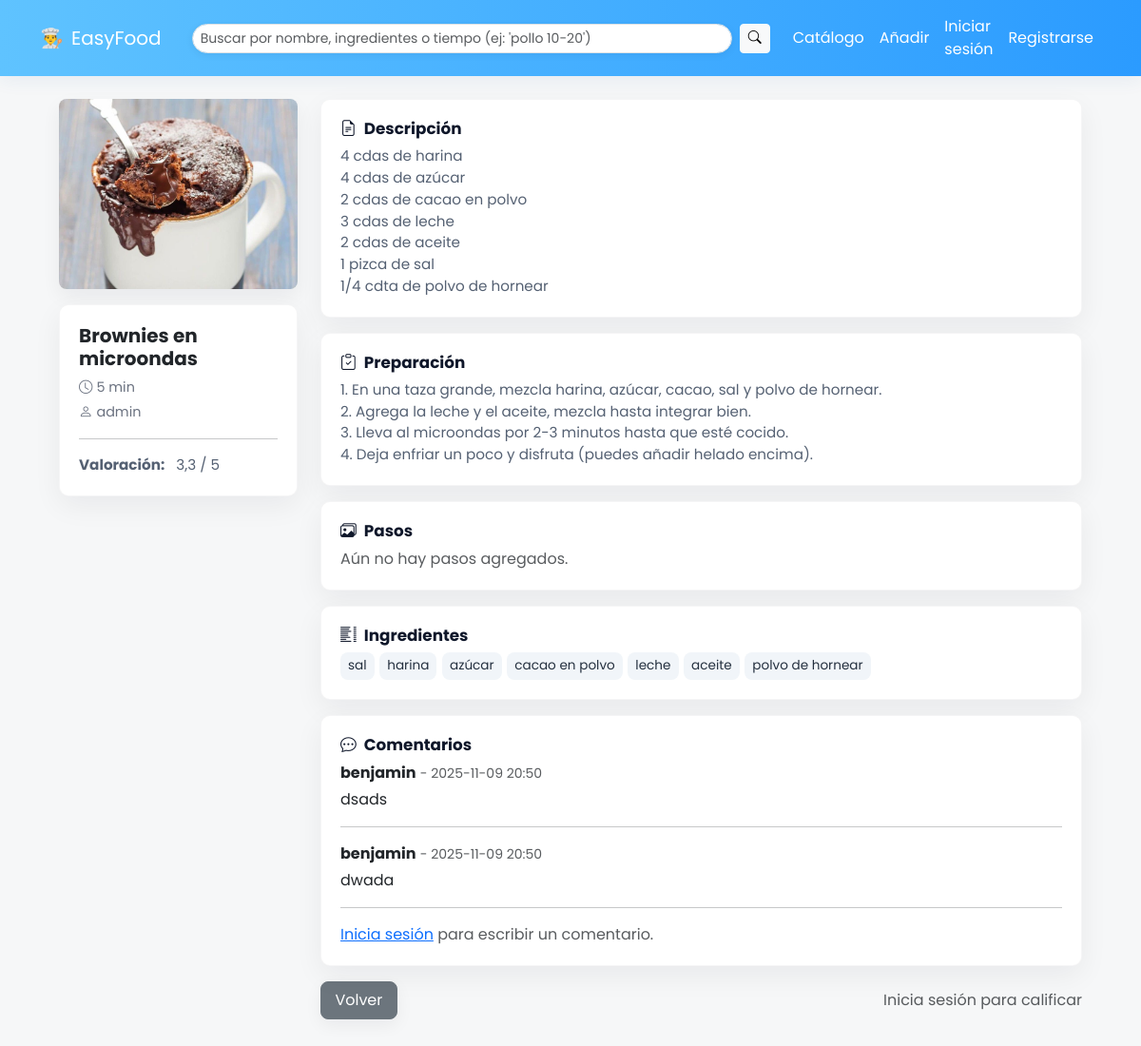
The page /recipe/7/ on the database its author committed.
### recipes/models.py (models this page shows, shortened)
class Recipe(models.Model):
    title = models.CharField(max_length=255)
    description = models.TextField(blank=True)
    estimated_time = models.PositiveIntegerField(null=True, blank=True)
    preparation = models.TextField(blank=True)
    author = models.ForeignKey(User, null=True, blank=True, on_delete=models.SET_NULL, related_name='recipes')
    ingredients = models.ManyToManyField(Ingredient, related_name='recipes', blank=True)
    image = models.ImageField(upload_to='recipes/images/', null=True, blank=True)
    created_at = models.DateTimeField(auto_now_add=True)

class Ingredient(models.Model):
    name = models.CharField(max_length=200, unique=True)

class Comment(models.Model):
    recipe = models.ForeignKey(Recipe, on_delete=models.CASCADE, related_name='comments')
    author = models.ForeignKey('auth.User', on_delete=models.CASCADE, related_name='comments')
    content = models.TextField()
    created_at = models.DateTimeField(auto_now_add=True)
    class Meta:
        ordering = ['-created_at']

### recipes/views.py (the view)
# urls.py: path('recipe/<int:pk>/', views.recipe_detail, name='detail'),
def recipe_detail(request, pk):
    recipe = get_object_or_404(Recipe, pk=pk)
    can_edit = request.user.is_authenticated and (request.user == recipe.author or request.user.is_superuser)
    ratings = recipe.ratings.all()
    avg_rating = None
    if ratings.exists():
        avg_rating = sum([r.value for r in ratings]) / ratings.count()
    user_rating = None
    if request.user.is_authenticated:
        try:
            user_rating = ratings.get(user=request.user).value
        except Rating.DoesNotExist:
            user_rating = None
    rating_choices = [1,2,3,4,5]
    saved = request.user.is_authenticated and SavedRecipe.objects.filter(user=request.user, recipe=recipe).exists()
    comments = recipe.comments.select_related('author')[:50]
    from .forms import CommentForm
    comment_form = CommentForm()
    steps = recipe.steps.all()
    return render(request, 'recipes/recipe_detail.html', {
        'recipe': recipe,
        'can_edit': can_edit,
        'avg_rating': avg_rating,
        'user_rating': user_rating,
        'rating_choices': rating_choices,
        'saved': saved,
        'comments': comments,
        'comment_form': comment_form,
        'steps': steps,
    })

### recipes/forms.py
class CommentForm(forms.ModelForm):
    class Meta:
        model = Comment
        fields = ['content']
        widgets = {
            'content': forms.Textarea(attrs={'class': 'form-control', 'rows': 3, 'placeholder': 'Escribe un comentario...'}),
        }

### templates/recipes/recipe_detail.html (shortened to what this page needs)
{% extends 'recipes/base.html' %}
{% block content %}
  <div class="row gx-4">
    <div class="col-md-3">
      <div class="mb-3">
        <div class="detail-image-wrapper mb-3">
          {% if recipe.image %}
            <img src="{{ recipe.image.url }}" class="img-fluid detail-main-img" alt="{{ recipe.title }}" loading="lazy">
          {% else %}
            <div class="no-image-placeholder center-vert" aria-hidden="true">
              <i class="bi bi-image icon-xl"></i>
            </div>
          {% endif %}
        </div>
        <div class="card detail-card">
          <div class="card-body">
            <h3 class="card-title mb-2 detail-title">{{ recipe.title }}</h3>
            <p class="meta-small mb-1"><i class="bi bi-clock me-1"></i>{% if recipe.estimated_time %}{{ recipe.estimated_time }} min{% else %}-{% endif %}</p>
            <p class="meta-small mb-0"><i class="bi bi-person me-1"></i>{% if recipe.author %}{{ recipe.author.username }}{% else %}Anónimo{% endif %}</p>
            <hr>
            <div class="detail-subtext">
              <strong>Valoración:</strong>
              {% if avg_rating %}
                <span class="ms-2">{{ avg_rating|floatformat:1 }} / 5</span>
              {% else %}
                <span class="ms-2 text-muted">Sin valoraciones</span>
              {% endif %}
            </div>
          </div>
        </div>
      </div>
    </div>
    <div class="col-md-9">
      <div class="mb-3">
        <div class="card detail-card">
          <div class="card-body">
            <h5 class="card-title"><i class="bi bi-file-earmark-text me-2"></i>Descripción</h5>
            <div class="card-text detail-subtext">{{ recipe.description|linebreaksbr }}</div>
          </div>
        </div>
      </div>
      <div class="mb-3">
        <div class="card detail-card">
          <div class="card-body">
            <h5 class="card-title"><i class="bi bi-clipboard-check me-2"></i>Preparación</h5>
            <div class="card-text detail-subtext">{{ recipe.preparation|linebreaksbr }}</div>
          </div>
        </div>
      </div>
      <div class="mb-3">
        <div class="card detail-card">
          <div class="card-body">
            <h5 class="card-title"><i class="bi bi-images me-2"></i>Pasos</h5>
            {% if steps %}
              <div class="mb-3">
                <div id="stepsCarousel-{{ recipe.pk }}" class="carousel slide steps-carousel" data-bs-ride="carousel">
                  <div class="carousel-inner">
                    {% for s in steps %}
                      <div class="carousel-item {% if forloop.first %}active{% endif %}">
                          {% if s.image %}
                          <img src="{{ s.image.url }}" class="d-block step-main-img clickable" alt="Paso {{ s.order }}" data-step-index="{{ forloop.counter0 }}" data-bs-toggle="modal" data-bs-target="#stepImageModal" loading="lazy">
                        {% else %}
                          <div class="d-flex align-items-center justify-content-center bg-light carousel-no-image">
                            <i class="bi bi-image muted-icon icon-xl"></i>
                          </div>
                        {% endif %}
                        <div class="steps-caption d-none d-md-block">
                          <h6 class="mb-1">Paso {{ s.order }}</h6>
                          <div class="small">{{ s.description|linebreaksbr }}</div>
                        </div>
                      </div>
                    {% endfor %}
                  </div>
                  <button class="carousel-control-prev" type="button" data-bs-target="#stepsCarousel-{{ recipe.pk }}" data-bs-slide="prev">
                    <span class="carousel-control-prev-icon" aria-hidden="true"></span>
                    <span class="visually-hidden">Anterior</span>
                  </button>
                  <button class="carousel-control-next" type="button" data-bs-target="#stepsCarousel-{{ recipe.pk }}" data-bs-slide="next">
                    <span class="carousel-control-next-icon" aria-hidden="true"></span>
                    <span class="visually-hidden">Siguiente</span>
                  </button>
                </div>
                <div class="steps-thumbnail-row" id="thumbnails-{{ recipe.pk }}">
                  {% for s in steps %}
                      {% if s.image %}
                      <img src="{{ s.image.url }}" class="steps-thumbnail {% if forloop.first %}active-thumb{% endif %}" data-target="#stepsCarousel-{{ recipe.pk }}" data-index="{{ forloop.counter0 }}" alt="Thumb {{ forloop.counter }}" loading="lazy">
                    {% else %}
                      <div class="steps-thumbnail bg-light d-flex align-items-center justify-content-center thumb-placeholder"><i class="bi bi-image thumb-icon-muted"></i></div>
                    {% endif %}
                  {% endfor %}
                </div>
                <div class="modal fade" id="stepImageModal" tabindex="-1" aria-hidden="true">
                  <div class="modal-dialog modal-dialog-centered modal-lg">
                    <div class="modal-content p-3">
                      <div class="modal-body text-center">
                        <img src="" id="modalStepImage" class="modal-img" alt="Imagen paso">
                      </div>
                      <div class="modal-footer">
                        <button type="button" class="btn btn-secondary" data-bs-dismiss="modal">Cerrar</button>
                      </div>
                    </div>
                  </div>
                </div>
              </div>
            {% else %}
              <div class="text-muted">Aún no hay pasos agregados.</div>
            {% endif %}
          </div>
        </div>
      </div>
      <div class="mb-3">
        <div class="card detail-card">
          <div class="card-body">
            <h5 class="card-title"><i class="bi bi-list-columns me-2"></i>Ingredientes</h5>
            <div class="card-text">{% for i in recipe.ingredients.all %}<span class="ingredient-badge">{{ i.name }}</span>{% empty %}<span class="text-muted">-</span>{% endfor %}</div>
          </div>
        </div>
      </div>
      <div class="mb-3">
        <div class="card detail-card">
          <div class="card-body">
            <h5 class="card-title"><i class="bi bi-chat-dots me-2"></i>Comentarios</h5>
            <div id="commentsList">
              {% if comments %}
                {% for c in comments %}
                  <div class="mb-2">
                    <strong>{{ c.author.username }}</strong>
                    <small class="text-muted"> - {{ c.created_at|date:"Y-m-d H:i" }}</small>
                    <div class="mt-1">{{ c.content|linebreaksbr }}</div>
                    <hr>
                  </div>
                {% endfor %}
              {% else %}
                <div class="text-muted">Aún no hay comentarios.</div>
              {% endif %}
            </div>
            {% if user.is_authenticated %}
              <form id="commentForm" method="post" action="{% url 'recipes:add_comment' recipe.pk %}">
                {% csrf_token %}
                {{ comment_form.content }}
                <div class="mt-2 d-flex">
                  <button class="btn btn-primary btn-sm ms-auto" type="submit">Publicar comentario</button>
                </div>
              </form>
            {% else %}
              <div class="text-muted"><a href="{% url 'recipes:login' %}">Inicia sesión</a> para escribir un comentario.</div>
            {% endif %}
          </div>
        </div>
      </div>
      <div class="d-flex align-items-center gap-2 action-buttons">
        <a href="/" class="btn btn-secondary">Volver</a>
        {% if user.is_authenticated %}
          <div class="ms-auto d-flex align-items-center">
            <div class="me-2">Calificar:</div>
            <div class="btn-group" role="group" aria-label="rating-detail">
              {% for val in rating_choices %}
                <button type="button" class="btn btn-outline-warning rating-detail-star {% if user_rating and user_rating >= val %}active{% endif %}" data-value="{{ val }}">{{ val }}★</button>
              {% endfor %}
            </div>
          </div>
          <script>
            (function(){
              // Añadir botón para guardar/quitar guardado
              const container = document.querySelector('.d-flex.align-items-center.gap-2');
              if(!container) return;
              const btn = document.createElement('button');
              btn.type = 'button';
              btn.className = 'btn {% if saved %}btn-primary{% else %}btn-outline-primary{% endif %}';
              btn.id = 'saveToggleBtn';
              btn.textContent = "{% if saved %}Guardada{% else %}Guardar{% endif %}";
              container.appendChild(btn);
              btn.addEventListener('click', async function(){
                const url = '{% url "recipes:toggle_save" recipe.pk %}';
                try{
                  const resp = await fetch(url, {method:'POST', headers:{'X-Requested-With':'XMLHttpRequest','X-CSRFToken': getCookie('csrftoken')}, credentials:'same-origin'});
                  const json = await resp.json();
                  if(json && json.success){
                    btn.textContent = json.saved ? 'Guardada' : 'Guardar';
                  }
                }catch(e){ console.error(e); }
              });
            })();
          </script>
          <script>
            (function(){
              const stars = document.querySelectorAll('.rating-detail-star');
              stars.forEach(s => s.addEventListener('click', async function(){
                const val = this.dataset.value;
                const url = '{% url "recipes:rate" recipe.pk %}';
                try{
                  const json = await postRating(url, val);
                  if(json && json.success){
                    // actualizar visualización de la media en la tarjeta izquierda
                    const avgEl = document.querySelector('.card .ms-2');
                    if(avgEl) avgEl.textContent = (json.avg? parseFloat(json.avg).toFixed(1) + ' / 5' : 'Sin valoraciones');
                    stars.forEach(btn => { if(parseInt(btn.dataset.value) <= parseInt(val)) btn.classList.add('active'); else btn.classList.remove('active'); });
                  }
                }catch(e){ console.error(e); }
              }));
            })();
          </script>
        {% else %}
          <div class="ms-auto text-muted">Inicia sesión para calificar</div>
        {% endif %}
      </div>
    </div>
  </div>
{% endblock %}

### static/style/site.css (style rules this page uses)
:root { --brand-bg: #5fc3ff; --brand-bg-2: #2b9bff; --brand-contrast: #ffffff; --muted-card: #f8f9fa; }
body { background: #f6f7f8; color: #0f172a; font-family: 'Poppins', system-ui, -apple-system, 'Segoe UI', Roboto, 'Helvetica Neue', Arial; }
h1,h2,h3,h4,h5,h6 { font-family: 'Poppins', system-ui, -apple-system, 'Segoe UI', Roboto, 'Helvetica Neue', Arial; font-weight:600; }
.action-buttons { margin-top: 1rem; margin-bottom: 1.5rem; }
.action-buttons .btn { border-radius: .5rem; padding: .45rem .9rem; box-shadow: 0 6px 18px rgba(16,24,40,0.06); }
.detail-card { border-radius: .625rem; box-shadow: 0 10px 30px rgba(16,24,40,0.06); border: 1px solid rgba(15,23,42,0.04); }
.detail-card .card-body { padding: 1.25rem 1.25rem; }
.detail-card h5.card-title { font-size: 1.05rem; font-weight:700; color: #0f172a; }
.detail-subtext { color: #556173; font-size: .95rem; line-height:1.5; }
.detail-image-wrapper { overflow:hidden; border-radius: .5rem; box-shadow: 0 8px 20px rgba(16,24,40,0.06); }
.detail-image-wrapper img { width:100%; height:auto; display:block; object-fit:cover; }
.detail-main-img { width:100%; height:auto; max-height:260px; object-fit:cover; display:block; }
.detail-title { font-size:1.25rem; font-weight:700; }
.ingredient-badge { background: #f1f5f9; color: #24303f; border-radius: .5rem; padding: .25rem .5rem; margin-right: .35rem; font-size: .85rem; display:inline-block; }
.meta-small { color:#6b7280; font-size:.9rem; }

### rows shown on the page
Recipe: image (picture), title "Brownies en microondas", estimated_time "5", author.username "admin", description "4 cdas de harina 4 cdas de azúcar 2 cdas de cacao en polvo 3 cdas de leche 2 cdas de aceite 1 pizca de sal 1/4 cdta de polvo de hornear", preparation "1. En una taza grande, mezcla harina, azúcar, cacao, sal y polvo de hornear. 2. Agrega la leche y el aceite, mezcla hasta integrar bien. 3. Lleva al microondas por 2-3 minutos hasta que esté cocido. 4. Deja enfriar un poco y disfruta (puedes añadir helado encima)."
Ingredient: name "sal"
Ingredient: name "harina"
Ingredient: name "azúcar"
Ingredient: name "cacao en polvo"
Ingredient: name "leche"
Ingredient: name "aceite"
Ingredient: name "polvo de hornear"
Comment: author.username "benjamin", created_at "2025-11-09 20:50", content "dsads"
Comment: author.username "benjamin", created_at "2025-11-09 20:50", content "dwada"

### other values the page prints
{{ avg_rating|floatformat:1 }} "3,3"
